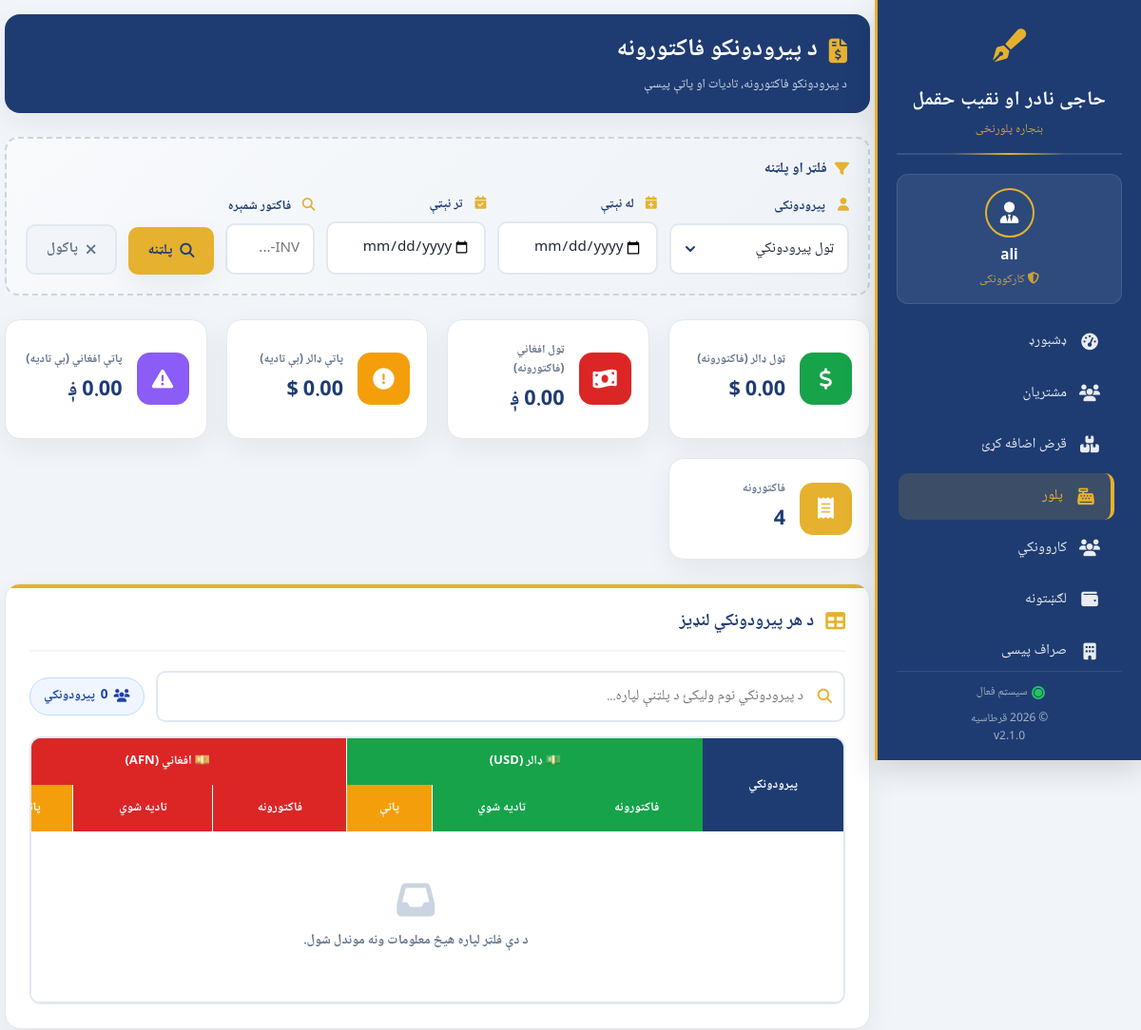
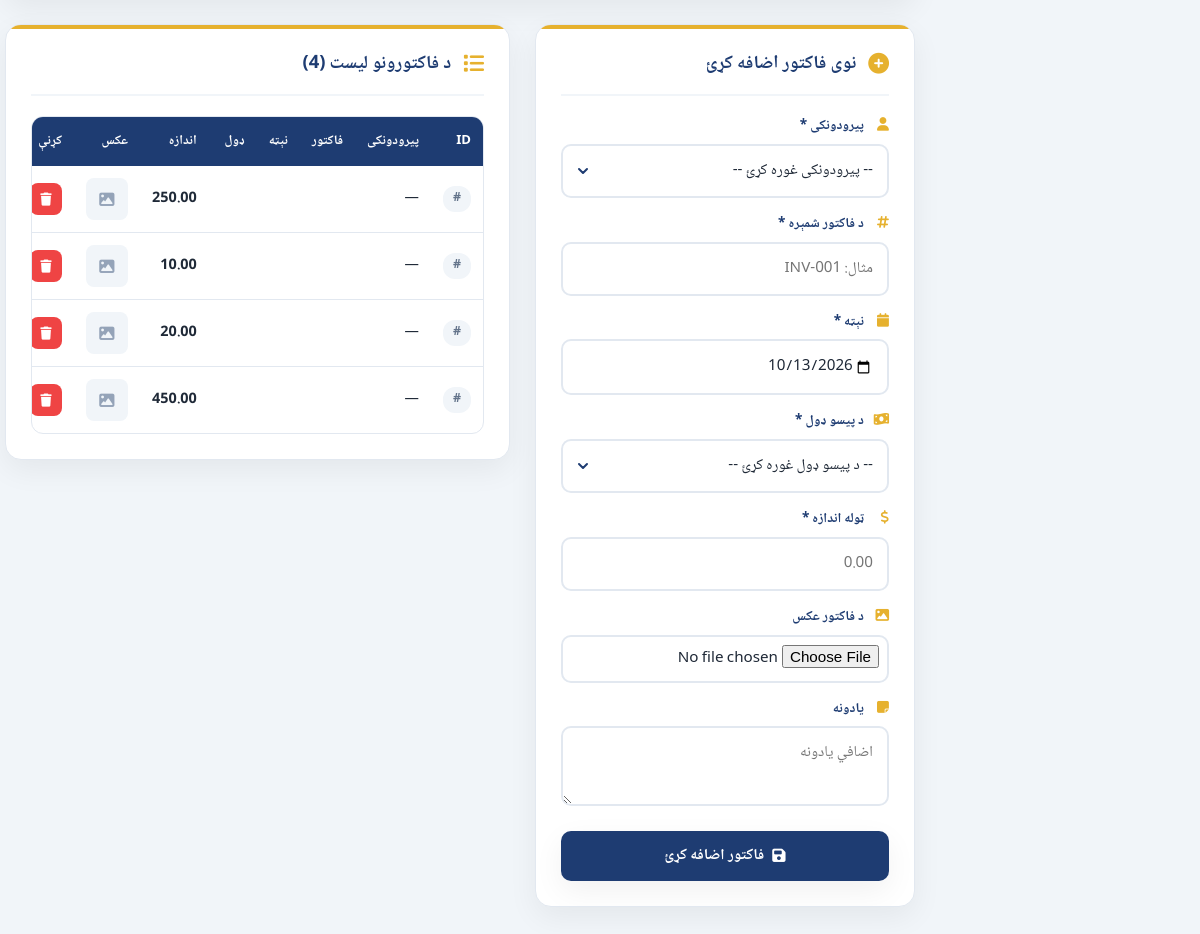
The page /sale.php (signed in) on the database as committed earlier (2 pictures, top to bottom).
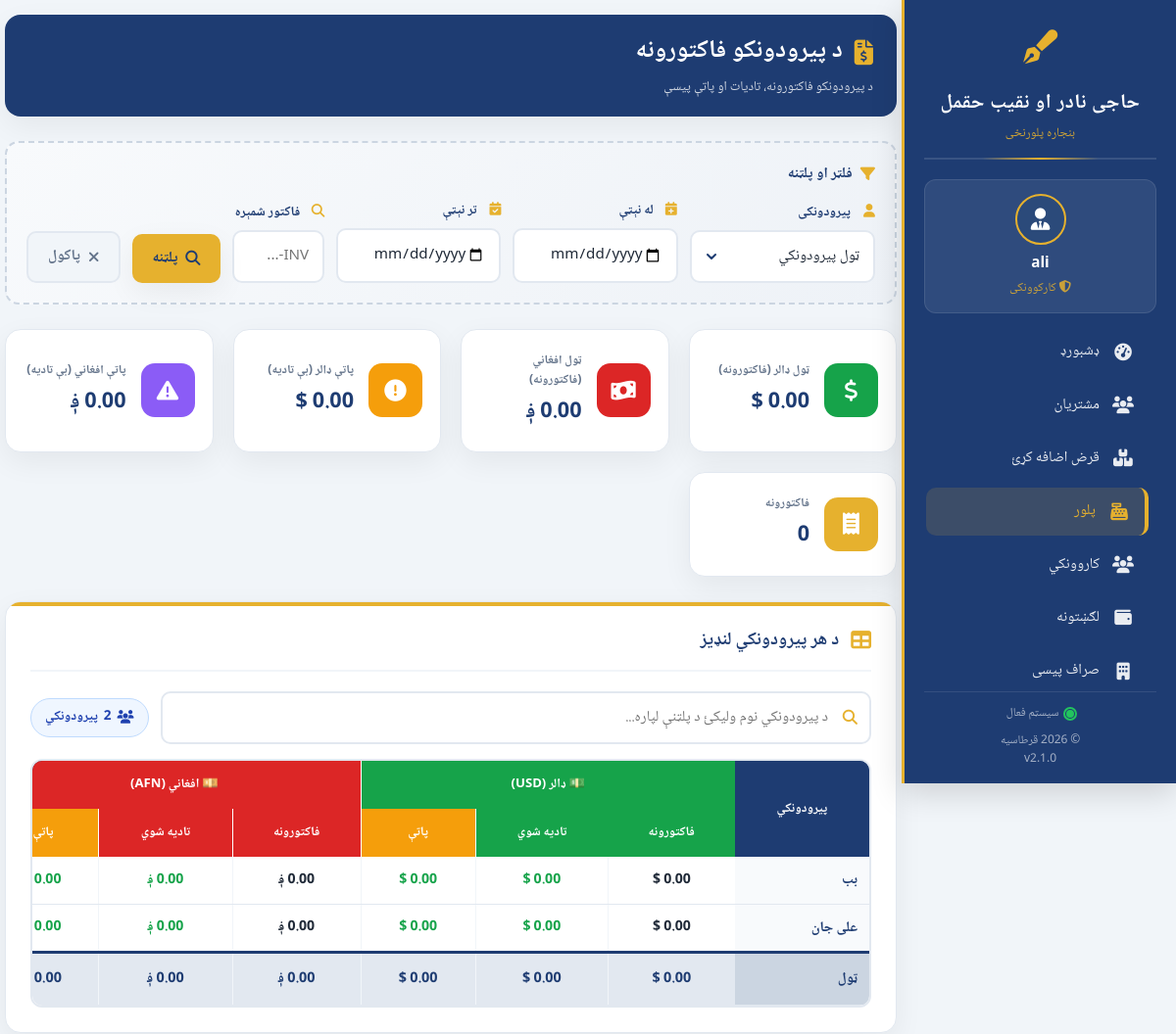
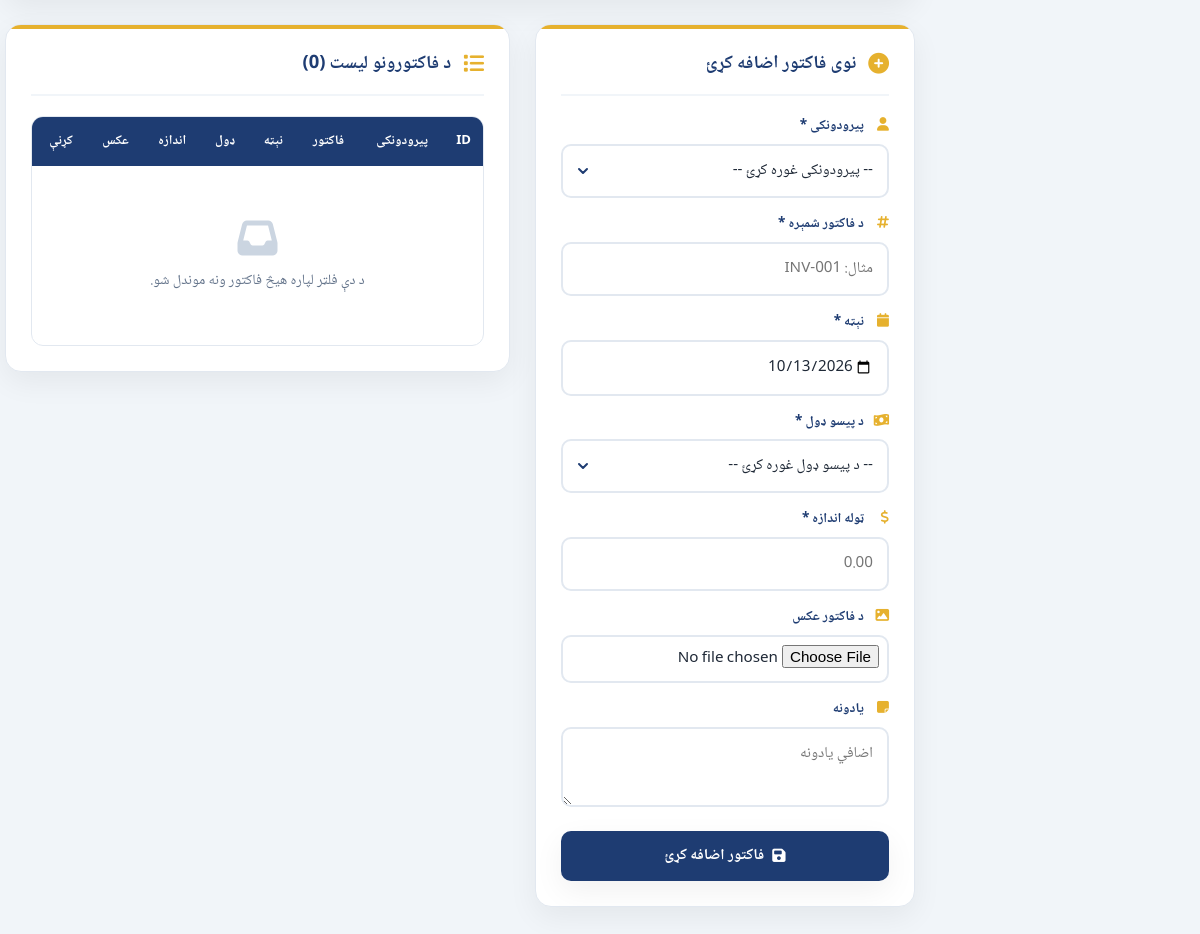
The same page on the database as committed later (2 pictures, top to bottom).
### tables this page shows
CREATE TABLE `sales` (
  `id` int(11) NOT NULL AUTO_INCREMENT,
  `client_id` int(11) NOT NULL,
  `invoice_number` varchar(100) NOT NULL,
  `invoice_date` date NOT NULL,
  `currency` enum('USD','AFN') NOT NULL,
  `total_amount` decimal(15,2) NOT NULL DEFAULT 0.00,
  `invoice_picture` varchar(255) DEFAULT NULL,
  `note` text DEFAULT NULL,
  `created_at` timestamp NOT NULL DEFAULT current_timestamp(),
  PRIMARY KEY (`id`),
  UNIQUE KEY `invoice_number` (`invoice_number`),
  KEY `client_id` (`client_id`),
  CONSTRAINT `sales_ibfk_1` FOREIGN KEY (`client_id`) REFERENCES `clients` (`id`)
);

CREATE TABLE `clients` (
  `id` int(11) NOT NULL AUTO_INCREMENT,
  `full_name` varchar(150) NOT NULL,
  `picture` varchar(255) DEFAULT NULL,
  `phone` varchar(30) DEFAULT NULL,
  `address` text DEFAULT NULL,
  `province` varchar(100) DEFAULT NULL,
  `note` text DEFAULT NULL,
  `created_at` timestamp NOT NULL DEFAULT current_timestamp(),
  PRIMARY KEY (`id`)
);

### sale.php (the view, shortened to what the changed rows need)
<?php
require_once 'db.php';
$saleWhere = [];
$whereSql = !empty($saleWhere) ? "WHERE " . implode(" AND ", $saleWhere) : "";
$sql = "SELECT s.*, c.full_name AS client_name
        FROM sales s
        LEFT JOIN clients c ON s.client_id = c.id
        $whereSql
        ORDER BY s.id DESC";
$result = mysqli_query($conn, $sql);
$record_count = mysqli_num_rows($result);
$dateCondSales = "";
$dateCondPay = "";
$clientFilterCond = "";
$summarySql = "
    SELECT
        c.id,
        c.full_name,
        COALESCE(sales_usd.total, 0) AS usd_invoiced,
        COALESCE(pays_usd.total, 0) AS usd_paid,
        COALESCE(sales_afn.total, 0) AS afn_invoiced,
        COALESCE(pays_afn.total, 0) AS afn_paid
    FROM clients c
    LEFT JOIN (
        SELECT client_id, SUM(total_amount) AS total
        FROM sales s
        WHERE currency = 'USD' $dateCondSales
        GROUP BY client_id
    ) sales_usd ON c.id = sales_usd.client_id
    LEFT JOIN (
        SELECT client_id, SUM(amount) AS total
        FROM client_payments p
        WHERE currency = 'USD' $dateCondPay
        GROUP BY client_id
    ) pays_usd ON c.id = pays_usd.client_id
    LEFT JOIN (
        SELECT client_id, SUM(total_amount) AS total
        FROM sales s
        WHERE currency = 'AFN' $dateCondSales
        GROUP BY client_id
    ) sales_afn ON c.id = sales_afn.client_id
    LEFT JOIN (
        SELECT client_id, SUM(amount) AS total
        FROM client_payments p
        WHERE currency = 'AFN' $dateCondPay
        GROUP BY client_id
    ) pays_afn ON c.id = pays_afn.client_id
    WHERE 1=1 $clientFilterCond
    ORDER BY c.full_name ASC
";
$summaryResult = $conn->query($summarySql);
$client_summary = [];
$grand_usd_inv = 0; $grand_usd_paid = 0; $grand_usd_unpaid = 0;
$grand_afn_inv = 0; $grand_afn_paid = 0; $grand_afn_unpaid = 0;
if ($summaryResult) {
    while ($r = $summaryResult->fetch_assoc()) {
        $r['usd_unpaid'] = $r['usd_invoiced'] - $r['usd_paid'];
        $r['afn_unpaid'] = $r['afn_invoiced'] - $r['afn_paid'];
        $grand_usd_inv += $r['usd_invoiced'];
        $grand_usd_paid += $r['usd_paid'];
        $grand_usd_unpaid += $r['usd_unpaid'];
        $grand_afn_inv += $r['afn_invoiced'];
        $grand_afn_paid += $r['afn_paid'];
        $grand_afn_unpaid += $r['afn_unpaid'];
        $client_summary[] = $r;
    }
}
?>
<!DOCTYPE html>
<html lang="ps" dir="rtl">
<head>
    <link rel="stylesheet" href="https://cdnjs.cloudflare.com/ajax/libs/font-awesome/6.4.0/css/all.min.css">
</head>
<body>
<?php include 'sidebar.php'; ?>
<div class="main-content">
    <div class="page-header">
        <div>
            <h1><i class="fas fa-file-invoice-dollar"></i> د پیرودونکو فاکتورونه</h1>
        </div>
    </div>
    <div class="stats-grid">
        <div class="stat-card">
            <div class="stat-info">
                <h3>فاکتورونه</h3>
                <p><?php echo $record_count; ?></p>
            </div>
        </div>
    </div>
    <div class="card full-width">
        <div class="card-header">
            <h2>د هر پیرودونکي لنډیز</h2>
        </div>
        <div class="summary-search-bar">
            <span class="filter-info" id="filterInfo">
                <i class="fas fa-users"></i>
                <span id="visibleCount"><?php echo count($client_summary); ?></span> پیرودونکي
            </span>
        </div>
        <div class="summary-table-wrapper" id="summaryWrapper">
            <table class="summary-table" id="summaryTable">
                <thead>
                    <tr>
                        <th rowspan="2" style="vertical-align: middle;">پیرودونکي</th>
                        <th colspan="3" class="usd-header">💵 ډالر (USD)</th>
                        <th colspan="3" class="afn-header">💴 افغاني (AFN)</th>
                    </tr>
                    <tr>
                        <th class="usd-header">فاکتورونه</th>
                        <th class="usd-header">تادیه شوي</th>
                        <th class="unpaid-header">پاتې</th>
                        <th class="afn-header">فاکتورونه</th>
                        <th class="afn-header">تادیه شوي</th>
                        <th class="unpaid-header">پاتې</th>
                    </tr>
                </thead>
                <tbody id="summaryTableBody">
                    <?php if (count($client_summary) > 0): ?>
                        <?php foreach ($client_summary as $cs):
                            $has_unpaid = ($cs['usd_unpaid'] > 0.01) || ($cs['afn_unpaid'] > 0.01);
                        ?>
                            <tr class="client-row <?php echo $has_unpaid ? 'row-has-unpaid' : ''; ?>"
                                data-client-name="<?php echo htmlspecialchars(mb_strtolower($cs['full_name'], 'UTF-8')); ?>">
                                <td class="client-name-cell"><?php echo htmlspecialchars($cs['full_name']); ?></td>
                                <td><?php echo number_format($cs['usd_invoiced'], 2); ?> $</td>
                                <td class="paid-value"><?php echo number_format($cs['usd_paid'], 2); ?> $</td>
                                <td class="unpaid-value <?php echo ($cs['usd_unpaid'] <= 0.01) ? 'zero' : ''; ?>">
                                    <?php echo number_format($cs['usd_unpaid'], 2); ?> $
                                </td>
                                <td><?php echo number_format($cs['afn_invoiced'], 2); ?> ؋</td>
                                <td class="paid-value"><?php echo number_format($cs['afn_paid'], 2); ?> ؋</td>
                                <td class="unpaid-value <?php echo ($cs['afn_unpaid'] <= 0.01) ? 'zero' : ''; ?>">
                                    <?php echo number_format($cs['afn_unpaid'], 2); ?> ؋
                                </td>
                            </tr>
                        <?php endforeach; ?>
                    <?php else: ?>
                        <tr>
                            <td colspan="7">
                                <div class="empty-state">
                                    <i class="fas fa-inbox"></i>
                                    د دې فلټر لپاره هیڅ معلومات ونه موندل شول.
                                </div>
                            </td>
                        </tr>
                    <?php endif; ?>
                </tbody>
                <?php if (count($client_summary) > 0): ?>
                <tfoot id="summaryTableFoot">
                    <tr>
                        <td class="client-name-cell">ټول</td>
                        <td><?php echo number_format($grand_usd_inv, 2); ?> $</td>
                        <td><?php echo number_format($grand_usd_paid, 2); ?> $</td>
                        <td><?php echo number_format($grand_usd_unpaid, 2); ?> $</td>
                        <td><?php echo number_format($grand_afn_inv, 2); ?> ؋</td>
                        <td><?php echo number_format($grand_afn_paid, 2); ?> ؋</td>
                        <td><?php echo number_format($grand_afn_unpaid, 2); ?> ؋</td>
                    </tr>
                </tfoot>
                <?php endif; ?>
            </table>
        </div>
    </div>
    <div class="content-grid">
        <div class="card">
            <div class="card-header">
                <h2>نوی فاکتور اضافه کړئ</h2>
            </div>
        </div>
        <div class="card">
            <div class="card-header">
                <i class="fas fa-list"></i>
                <h2>د فاکتورونو لیست (<?php echo $record_count; ?>)</h2>
            </div>
            <div class="table-wrapper">
                <table class="main-table">
                    <thead>
                        <tr>
                            <th>ID</th>
                            <th>پیرودونکی</th>
                            <th>فاکتور</th>
                            <th>نېټه</th>
                            <th>ډول</th>
                            <th>اندازه</th>
                            <th>عکس</th>
                            <th>کړنې</th>
                        </tr>
                    </thead>
                    <tbody>
                        <?php if (mysqli_num_rows($result) > 0): ?>
                            <?php while ($row = mysqli_fetch_assoc($result)): ?>
                                <tr>
                                    <td><span class="id-badge">#<?php echo $row['id']; ?></span></td>
                                    <td><?php echo htmlspecialchars($row['client_name'] ?? '—'); ?></td>
                                    <td><?php echo htmlspecialchars($row['invoice_number']); ?></td>
                                    <td><?php echo htmlspecialchars($row['invoice_date']); ?></td>
                                    <td>
                                        <span class="currency-badge currency-<?php echo $row['currency']; ?>">
                                        </span>
                                    </td>
                                    <td class="amount-cell"><?php echo number_format($row['total_amount'], 2); ?></td>
                                    <td>
                                        <?php if (!empty($row['invoice_picture']) && file_exists(__DIR__ . '/' . $row['invoice_picture'])): ?>
                                            <img src="<?php echo htmlspecialchars($row['invoice_picture']); ?>"
                                                 class="invoice-thumb"
                                                 alt="عکس"
                                                 onclick="openImage('<?php echo htmlspecialchars($row['invoice_picture']); ?>')">
                                        <?php else: ?>
                                            <span class="no-picture"><i class="fas fa-image"></i></span>
                                        <?php endif; ?>
                                    </td>
                                    <td>
                                        <a href="?delete_id=<?php echo $row['id']; ?>"
                                           class="btn-delete"
                                           title="ړنګول"
                                           onclick="return confirm('ایا تاسو ډاډه یاست چې دا فاکتور ړنګ کړئ؟');">
                                            <i class="fas fa-trash"></i>
                                        </a>
                                    </td>
                                </tr>
                            <?php endwhile; ?>
                        <?php else: ?>
                            <tr>
                                <td colspan="8">
                                    <div class="empty-state">
                                        <i class="fas fa-inbox"></i>
                                        د دې فلټر لپاره هیڅ فاکتور ونه موندل شو.
                                    </div>
                                </td>
                            </tr>
                        <?php endif; ?>
                    </tbody>
                </table>
            </div>
        </div>
    </div>
</div>
</body>
</html>

Rows that differ between the two databases and show on the page:
removed sales: client_name "—", total_amount "250.00"
removed sales: client_name "—", total_amount "10.00"
removed sales: client_name "—", total_amount "20.00"
removed sales: client_name "—", total_amount "450.00"
added clients: full_name "بب", usd_invoiced "0.00", afn_unpaid "0.00"
added clients: full_name "علی جان", usd_invoiced "0.00", afn_unpaid "0.00"
Other text that changed with them:
$record_count: "4" → "0"
count($client_summary): "0" → "2"
$grand_usd_inv: (not shown) → "0.00"
$grand_usd_unpaid: (not shown) → "0.00"
$grand_afn_inv: (not shown) → "0.00"
text no longer shown: "د دې فلټر لپاره هیڅ معلومات ونه موندل شول."
text now shown: "ټول $ $ $ ؋ ؋ د دې فلټر لپاره هیڅ فاکتور ونه موندل شو."
